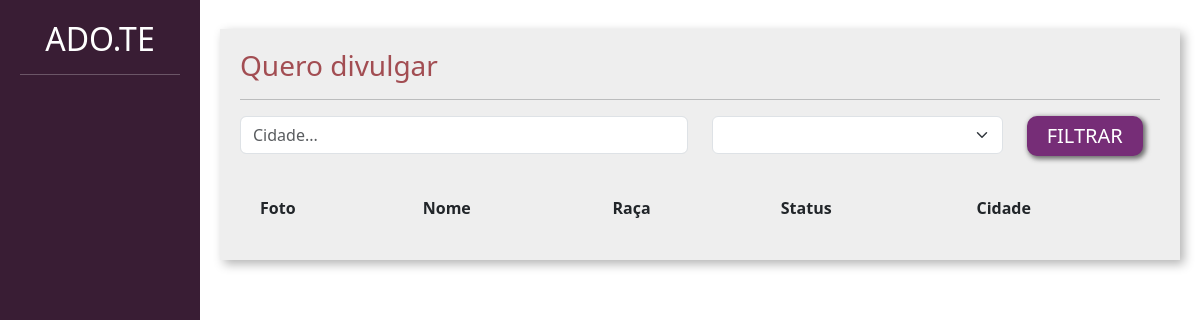
/adotar/, run on an earlier commit of the app's database.
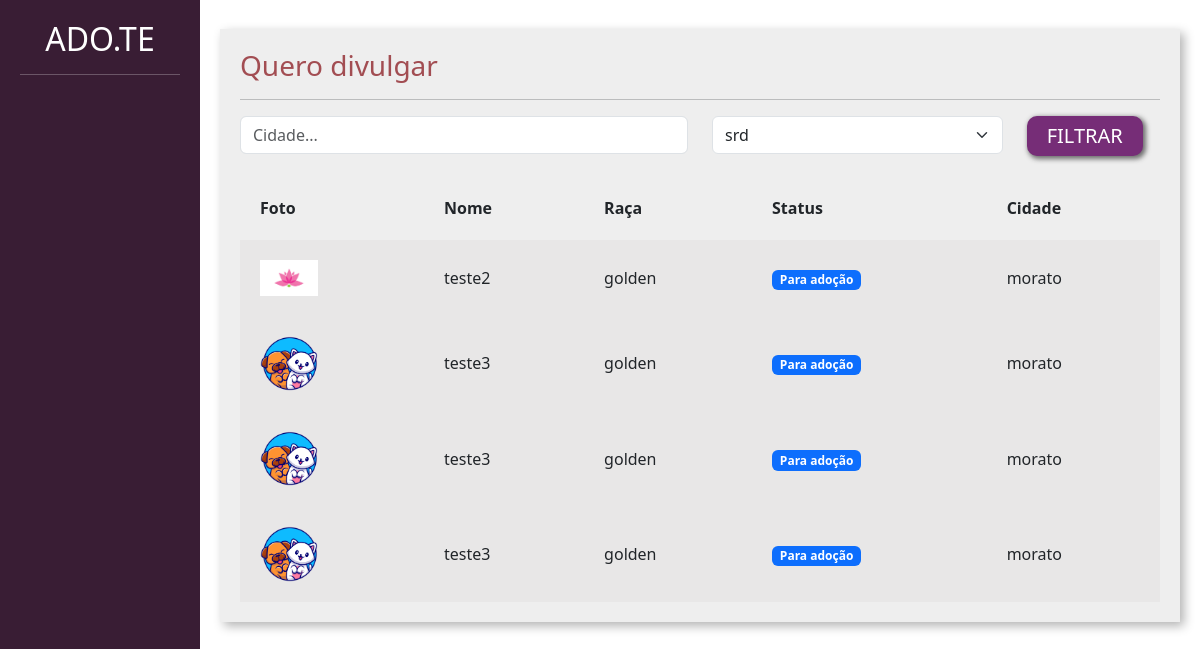
And on a later commit of the database.
### divulgar/models.py (models this page shows, shortened)
class Pet(models.Model):
    choices_status = (('P', 'Para adocao'),
                      ('A', 'Adotado'))
    usuario = models.ForeignKey(User, on_delete= models.DO_NOTHING)
    foto = models.ImageField(upload_to="fotos_pet")
    nome = models.CharField(max_length=100)
    descricao = models.TextField()
    estado = models.CharField(max_length=50)
    cidade = models.CharField(max_length=50)
    telefone = models.CharField(max_length=14)
    tag = models.ManyToManyField(Tag)
    raca = models.ForeignKey(Raca, on_delete=models.DO_NOTHING)
    status= models.CharField(max_length=1, choices=choices_status, default='P')

class Raca(models.Model):
    raca = models.CharField(max_length=50)
    def __str__(self):
        return self.raca

### adotar/views.py (the view)
# urls.py: path('', views.listar_pets, name="listar_pets"),
def listar_pets(request):
    if request.method == "GET":
        pets = Pet.objects.filter(status="P")
        racas = Raca.objects.all()
        cidade = request.GET.get('cidade')
        raca_filter = request.GET.get('raca')
    if cidade:
        pets = pets.filter(cidade__icontains=cidade)
    if raca_filter:
        pets = pets.filter(raca__id=raca_filter)
        raca_filter = Raca.objects.get(id=raca_filter)
    return render(request, 'listar_pets.html', {'pets': pets, 'racas': racas, 'cidade': cidade, 'raca_filter':raca_filter})

### adotar/templates/listar_pets.html (shortened to what this page needs)
{% load static %}
<!doctype html>
<html lang="pt-BR">
    <head>
    <link href="https://cdn.jsdelivr.net/npm/bootstrap@5.3.0-alpha1/dist/css/bootstrap.min.css" rel="stylesheet">
    <link href="{% static 'usuarios/css/cadastro.css' %}" rel="stylesheet">
    <link href="{% static 'divulgar/css/novo_pet.css' %}" rel="stylesheet">
    <link href="{% static 'divulgar/css/seus_pet.css' %}" rel="stylesheet">
    <link href="{% static 'adotar/css/listar_pets.css' %}" rel="stylesheet">
    </head>
    <body>
        <div class="container-fluid">
            <div class="row">
                <div class="col-md-2 bg-side sidebar">
                    <h2>ADO.TE</h2>
                    <hr>
                </div>
                <div class="col-md">
                    <div class="wrapper">
                        <div class="box width80">
                            <h3 class="font-vinho">Quero divulgar</h3>
                            <hr>
                            <form action="{% url 'listar_pets' %}" method="GET">
                                <div class="row">
                                    <div class="col-md-6">
                                        <input type="text" placeholder="Cidade..." value={% if cidade %}{{cidade}}{% endif %}"" name="cidade" class="form-control">
                                    </div>
                                    <div class="col-md-4">
                                        <select class="form-select" name="raca">
                                            {% for raca in racas %}
                                                 <option {% if raca_filter.id == raca.id %} selected {% endif %} value="{{raca.id}}">{{raca}}</option>
                                            {% endfor%}
                                        </select>
                                    </div>
                                    <div class="col-md-2">
                                        <input type="submit" class="btn-custom-secondary" value="FILTRAR">
                                    </div>
                                </div>
                            </form>
                             <table class="tabela" cellpadding="20">
                                <tr>
                                    <th>Foto</th>
                                    <th>Nome</th>
                                    <th>Raça</th>
                                    <th>Status</th>
                                    <th>Cidade</th>
                                </tr>
                                {% for pet in pets%}
                                    <tr class="tabela-linha">
                                        <td width="20%">
                                            <a href="{% url 'ver_pet' pet.id %}"><img width="40%" src="{{pet.foto.url}}"></a>
                                        </td>
                                        <td>
                                            {{pet.nome}}
                                        </td>
                                        <td>
                                            {{pet.raca}}
                                        </td>
                                        <td>
                                            {% if pet.status == "P" %}
                                                <span class="badge text-bg-primary">Para adoção</span>
                                            {% elif pet.status == "A" %}
                                                <span class="badge text-bg-success">Adotado</span>
                                            {% endif%}
                                        </td>
                                        <td>
                                            {{pet.cidade}}
                                        </td>
                                    </tr>
                                {% endfor %}
                            </table>
                        </div>
                    </div>
                </div>
            </div>
        </div>
    </body>
</html>

### templates/static/usuarios/css/cadastro.css (style rules this page uses)
.bg-side { background-color: #391D34; color: white; height: 100vh; }

### templates/static/divulgar/css/novo_pet.css (style rules this page uses)
.sidebar { text-align: center; padding: 20px; }
.wrapper { margin-top: 3%; display: flex; flex-direction: row; justify-content: center; align-items: center; }
.box { padding:20px; width: 50vw; background: rgb(238, 238, 238); box-shadow: 4px 4px 10px rgba(0,0,0,.3); }
.font-vinho { color: #A24D52; }

### templates/static/divulgar/css/seus_pet.css (style rules this page uses)
.width80 { width: 80vw; }
.tabela { width: 100%; margin-top: 20px; }
.tabela-linha { background-color: #e8e7e7; }

### templates/static/adotar/css/listar_pets.css (style rules this page uses)
.btn-custom-secondary { background-color: #762D77; border: none; box-shadow: 2px 2px 5px 1px rgb(108, 108, 108); color: white; font-size: 20px; padding: 5px 20px 5px 20px; border-radius: 10px; }

What changed in the data, as far as the page shows it:
added Pet: foto (picture), nome "teste2", raca "golden", status "Para adoção", cidade "morato"
added Pet: foto (picture), nome "teste3", raca "golden", status "Para adoção", cidade "morato"
added Pet: foto (picture), nome "teste3", raca "golden", status "Para adoção", cidade "morato"
added Pet: foto (picture), nome "teste3", raca "golden", status "Para adoção", cidade "morato"
Also different on the page:
form field raca: (not shown) → "srd"
